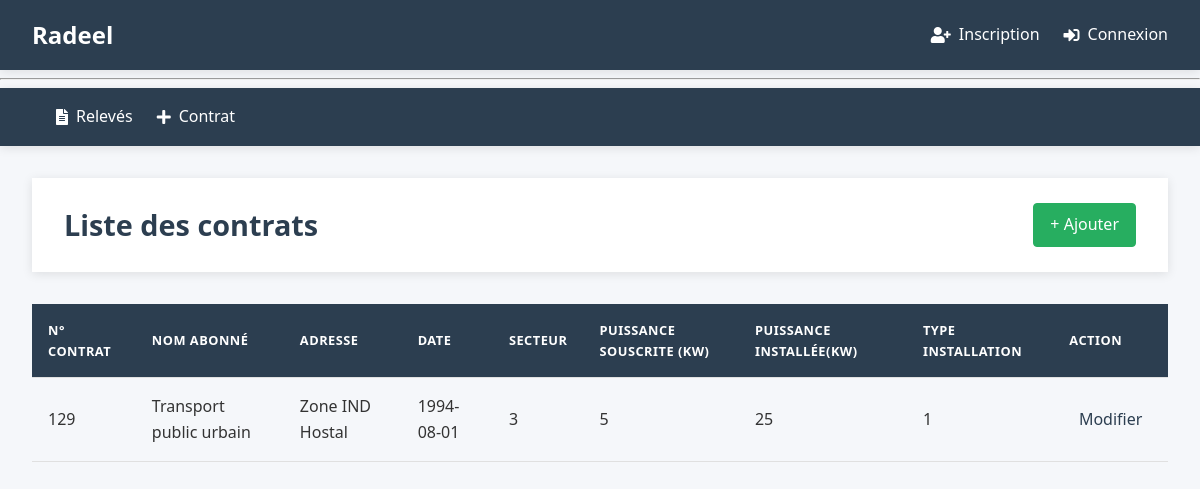
The page /contrat/ on the database as committed earlier.
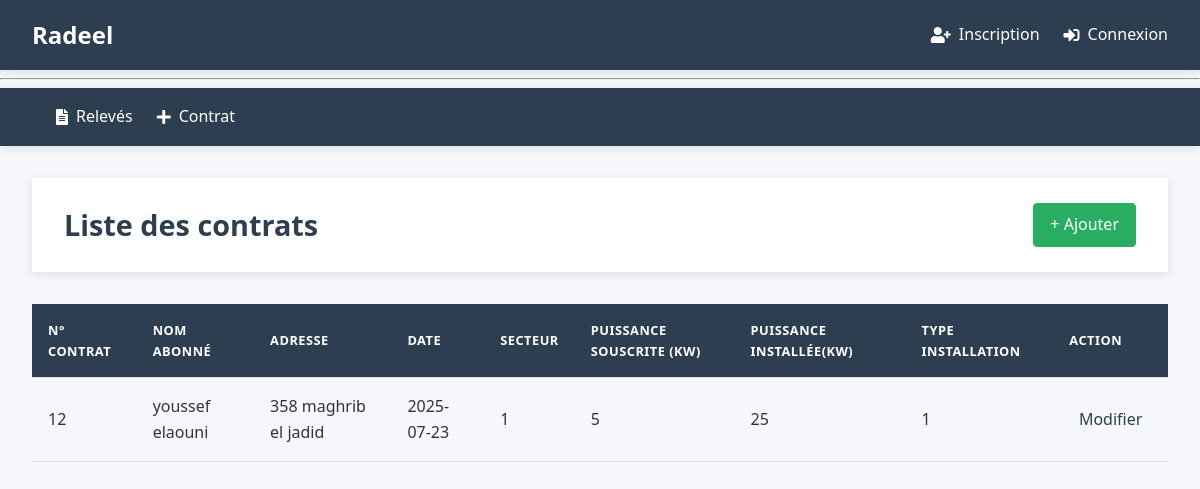
The same page on the database as committed later.
### tables this page shows
CREATE TABLE contrats (
    Nr_contrat INTEGER PRIMARY KEY ,
    nom_abonne TEXT NOT NULL,
    Adresse TEXT NOT NULL,
    date_contrat DATE NOT NULL DEFAULT CURRENT_DATE,
    Secteur INTEGER NOT NULL,
    Puissance_souscrite INTEGER NOT NULL CHECK(Puissance_souscrite > 0),
    Puissance_installee INTEGER NOT NULL CHECK(Puissance_installee > 0),
    type_installation INTEGER NOT NULL CHECK(type_installation IN (1, 2, 12)),
    statut TEXT NOT NULL DEFAULT 'actif' CHECK(statut IN ('actif', 'resile', 'suspendu'))
);

### radeel/contrats.py (the view)
@bc.route('/')
def contrat_index():
    db = get_db()
    contrats = db.execute(
        'SELECT * FROM contrats ORDER BY date_contrat DESC'
    ).fetchall()
    return render_template('contrats/index.html', contrats= contrats )

### radeel/auth.py (called while the page is built)
@bp.before_app_request
def load_logged_in_user():
    user_id = session.get('user_id')
    if user_id is None:
        g.user = None
    else:
        g.user = get_db().execute(
            'SELECT * FROM user WHERE id = ?', (user_id,)
        ).fetchone()

### radeel/db.py (called while the page is built)
def get_db():
    if 'db' not in g:
        g.db = sqlite3.connect(
            current_app.config['DATABASE'],
            detect_types=sqlite3.PARSE_DECLTYPES
        )
        g.db.execute("PRAGMA foreign_keys = ON;")
        g.db.row_factory = sqlite3.Row
    return g.db

### radeel/templates/contrats/index.html (shortened to what this page needs)
{% extends "base.html" %}
{% block header %}
  <h1>Liste des contrats</h1>
  <a href="{{ url_for('contrat.contrat_ajouter') }}" class="btn btn-success">+ Ajouter</a>
{% endblock %}
{% block content %}
  <table class="table">
    <thead>
      <tr>
        <th>N° Contrat</th>
        <th>Nom Abonné</th>
        <th>Adresse</th>
        <th>Date</th>
        <th>Secteur</th>
        <th>Puissance Souscrite (kW)</th>
        <th>Puissance Installée(kW)</th>
        <th>Type Installation</th>
        <th>Action</th>
      </tr>
    </thead>
    <tbody>
      {% for contrat in contrats %}
        <tr>
          <td>{{ contrat.Nr_contrat }}</td>
          <td>{{ contrat.nom_abonne }}</td>
          <td>{{ contrat.Adresse }}</td>
          <td>{{ contrat.date_contrat }}</td>
          <td>{{ contrat.Secteur }}</td>
          <td>{{ contrat.Puissance_souscrite }}</td>
          <td>{{contrat.Puissance_installee}}</td>
          <td>{{ contrat.type_installation }}</td>
          <td><a class="action" href="{{ url_for('contrat.contrat_modifier', Nr_contrat=contrat['Nr_contrat']) }}">Modifier</a></td>
        </tr>
      {% endfor %}
    </tbody>
  </table>
{% endblock %}

### radeel/templates/base.html (shortened to what this page needs)
<!doctype html>
<html lang="fr">
<head>
    <link rel="stylesheet" href="{{ url_for('static', filename='style.css') }}">
    <link rel="stylesheet" href="https://cdnjs.cloudflare.com/ajax/libs/font-awesome/5.15.4/css/all.min.css">
</head>
<body>
    <nav class="navbar">
        <div class="navbar-container">
            <h1 class="logo">Radeel</h1>
            <ul class="nav-links">
                {% if g.user %}
                    <li class="user-info">
                        <span class="username"><i class="fas fa-user-circle"></i> {{ g.user['username'] }}</span>
                        <a href="{{ url_for('auth.logout') }}" class="logout-btn">
                            <i class="fas fa-sign-out-alt"></i> Déconnexion
                        </a>
                    </li>
                {% else %}
                    <li><a href="{{ url_for('auth.register') }}" class="nav-link"><i class="fas fa-user-plus"></i> Inscription</a></li>
                    <li><a href="{{ url_for('auth.login') }}" class="nav-link"><i class="fas fa-sign-in-alt"></i> Connexion</a></li>
                {% endif %}
            </ul>
        </div>
    </nav>
    <hr>
    <nav class="navbar">
        <div class="navbar-container">
            <ul class="nav-links">
                <li><a href="{{ url_for('releve.index') }}" class="nav-link"><i class="fas fa-file-alt"></i> Relevés</a></li>
                <li><a href="{{ url_for('contrat.contrat_index') }}" class="nav-link"><i class="fas fa-plus"></i> Contrat</a></li>
            </ul>
        </div>
    </nav>
    <main class="main-content">
        <div class="container">
            <header class="page-header">
                {% block header %}{% endblock %}
            </header>
            {% block content %}{% endblock %}
        </div>
    </main>
</body>
</html>

### radeel/static/style.css (style rules this page uses)
:root { --primary-color: #2c3e50; --secondary-color: #3498db; --accent-color: #e74c3c; --light-color: #ecf0f1; --dark-color: #2c3e50; --success-color: #27ae60; --warning-color: #f39c12; --text-color: #333; --text-light: #95a5a6; --border-radius: 4px; --box-shadow: 0 2px 10px rgba(0, 0, 0, 0.1); --transition: all 0.3s ease; }
body { font-family: 'Segoe UI', Tahoma, Geneva, Verdana, sans-serif; line-height: 1.6; color: var(--text-color); background-color: #f5f7fa; padding: 0; margin: 0; }
header { background-color: white; padding: 1.5rem 2rem; margin-bottom: 2rem; box-shadow: var(--box-shadow); display: flex; justify-content: space-between; align-items: center; }
header h1 { margin: 0; color: var(--dark-color); font-size: 1.8rem; }
.btn { display: inline-block; padding: 0.5rem 1rem; border-radius: var(--border-radius); text-decoration: none; font-weight: 500; transition: all 0.3s ease; }
.btn-success { background-color: var(--success-color); color: white; border: 1px solid var(--success-color); }
table { width: 100%; border-collapse: collapse; margin-top: 1rem; }
th, td { padding: 1rem; text-align: left; border-bottom: 1px solid #e0e0e0; }
th { background-color: var(--primary-color); color: white; font-weight: 600; text-transform: uppercase; font-size: 0.8rem; letter-spacing: 0.5px; }
.action { color: var(--primary-color); text-decoration: none; font-weight: 500; padding: 0.3rem 0.6rem; border-radius: var(--border-radius); transition: all 0.2s ease; }
body { font-family: 'Segoe UI', Tahoma, Geneva, Verdana, sans-serif; line-height: 1.6; color: var(--text-color); background-color: #f5f7fa; margin: 0; padding: 0; min-height: 100vh; }
.navbar { background-color: var(--primary-color); color: white; padding: 1rem 0; box-shadow: var(--box-shadow); }
.navbar-container { display: flex; justify-content: space-between; align-items: center; max-width: 1200px; margin: 0 auto; padding: 0 2rem; }
.logo { margin: 0; font-size: 1.5rem; font-weight: 700; color: white; }
.nav-links { display: flex; list-style: none; margin: 0; padding: 0; align-items: center; }
.nav-links li { margin-left: 1.5rem; }
.nav-link { color: white; text-decoration: none; font-weight: 500; transition: var(--transition); display: flex; align-items: center; gap: 0.5rem; }
.main-content { padding: 2rem 0; }
.container { max-width: 1200px; margin: 0 auto; padding: 0 2rem; }
.page-header { margin-bottom: 2rem; display: flex; justify-content: space-between; align-items: center; }

Rows that differ between the two databases and show on the page:
removed contrats: Nr_contrat "129", nom_abonne "Transport public urbain", Adresse "Zone IND Hostal", date_contrat "1994-08-01", Secteur "3", Puissance_souscrite "5", Puissance_installee "25", type_installation "1"
added contrats: Nr_contrat "12", nom_abonne "youssef elaouni", Adresse "358 maghrib el jadid", date_contrat "2025-07-23", Secteur "1", Puissance_souscrite "5", Puissance_installee "25", type_installation "1"
